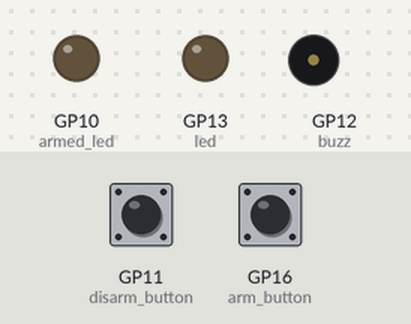
This program was run on a simulated Raspberry Pi Pico running MicroPython. On the bench: output pins drawn as LEDs (lit = HIGH), buzzer (waves = sounding, pin HIGH). The test bench sets the inputs (shaded band); at power-on: GP16 (arm_button) LOW, GP11 (disarm_button) LOW. What the program prints to the serial console is not drawn.

Above: at 1.2 s.
1.3 s: GP16 (arm_button) pulled HIGH for 0.15 s
At 1.7 s:
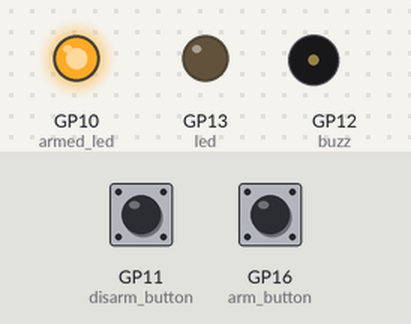
2.9 s: GP11 (disarm_button) pulled HIGH for 0.15 s
Timing chart, 0 to 5.9 s (numbered marks = the images above; inputs shaded):
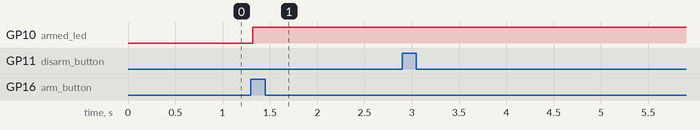

The program:

burglar_with_picozero.py
```python
from machine import Pin
from picozero import LED, Button, Buzzer
from time import sleep
sensor_pir = Pin(15,Pin.IN)
led = LED(13)
buzz = Buzzer(12)
arm_button=Button(16,False)
armed_led=LED(10)
disarm_button=Button(11,False)
password='12345'

def alarm():
    for x in range(1,11,1):
        led.on()
        buzz.on()
        sleep(.5)
        led.off()
        buzz.off()
        sleep(.5)

def armburglaralarm():
    if armed_led.value == 0:
        armed_led.on()
    else:
        pass

def disarmburglaralarm():
    if armed_led.value == 0:
        pass
    else:
        pwd = input('Enter Disarm Password ')
        if pwd == password:
            armed_led.off()
        else:
            pass

armed_led.off()
buzz.off()

arm_button.when_pressed = armburglaralarm
disarm_button.when_pressed = disarmburglaralarm

while True:
    if sensor_pir.value() == 1 and armed_led.value == 1:
        alarm()
```

Measured:
- after the input at 1.3 s, GP10 (armed_led): LOW → HIGH at once
- after the input at 2.9 s, every drawn part: stays the same
